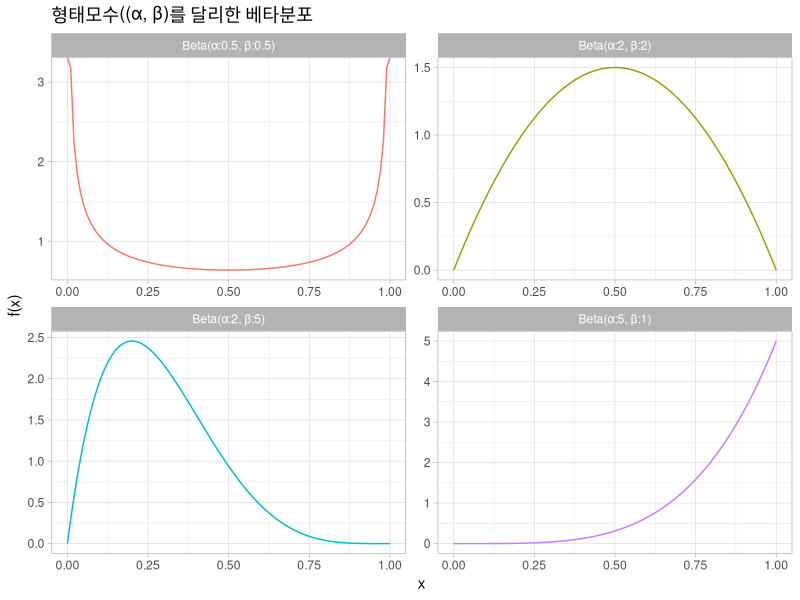
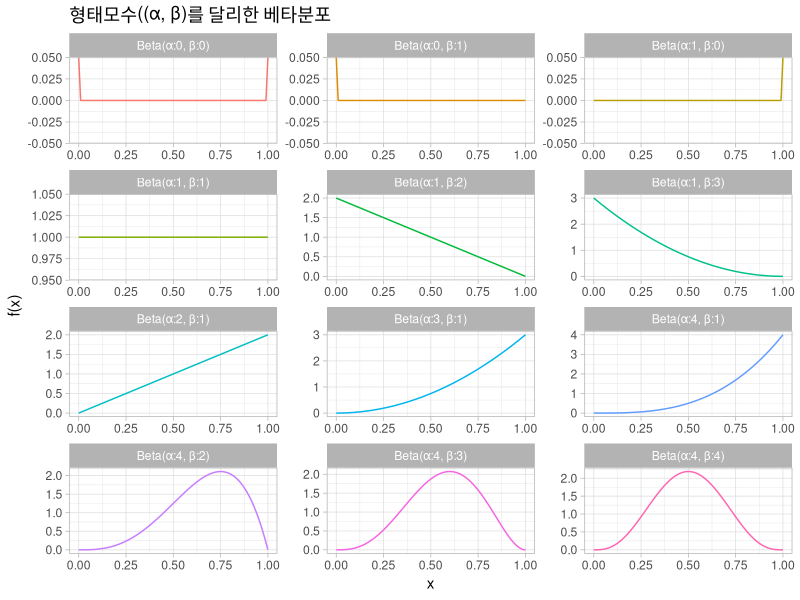
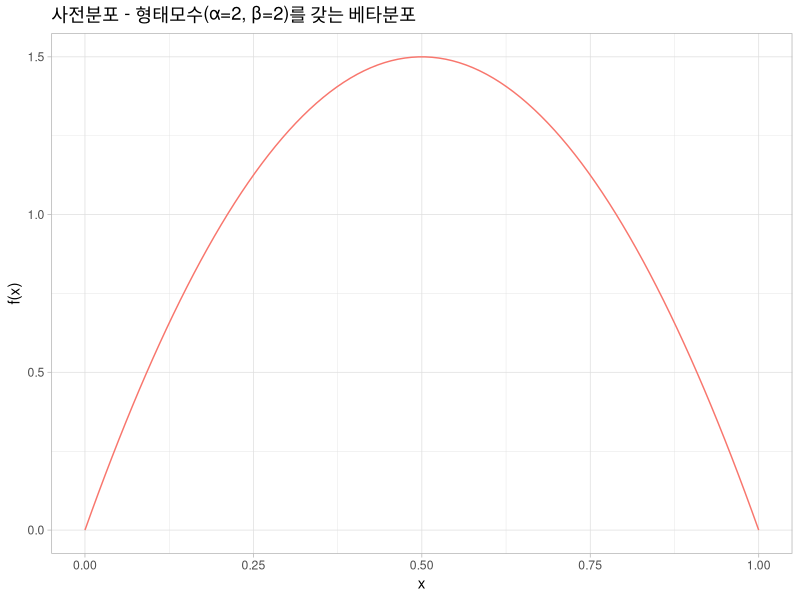
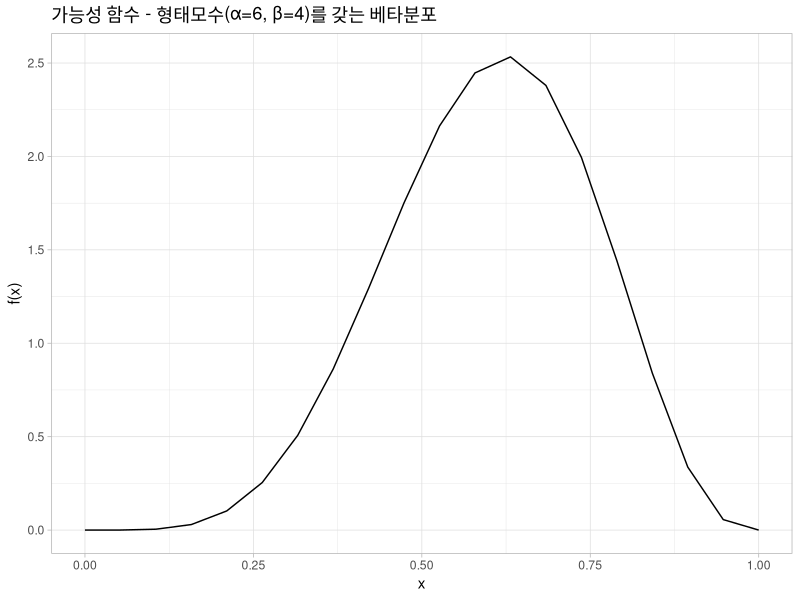
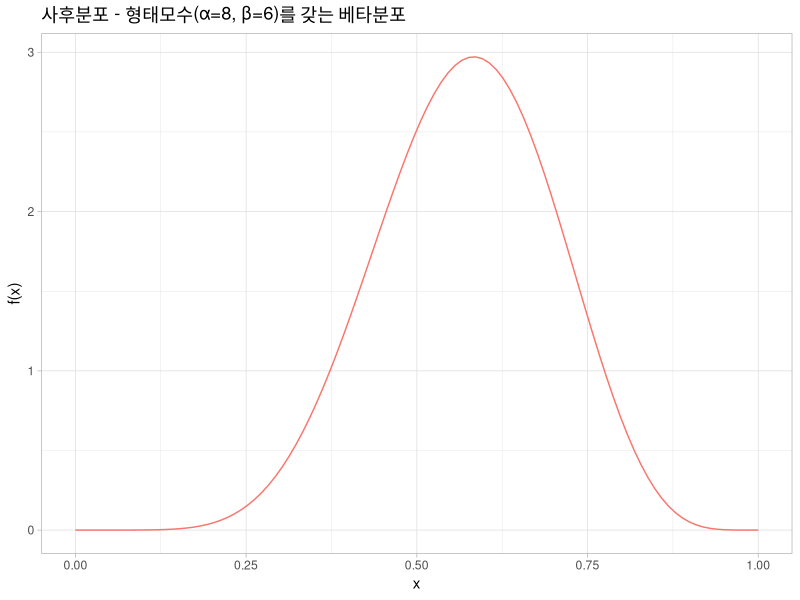
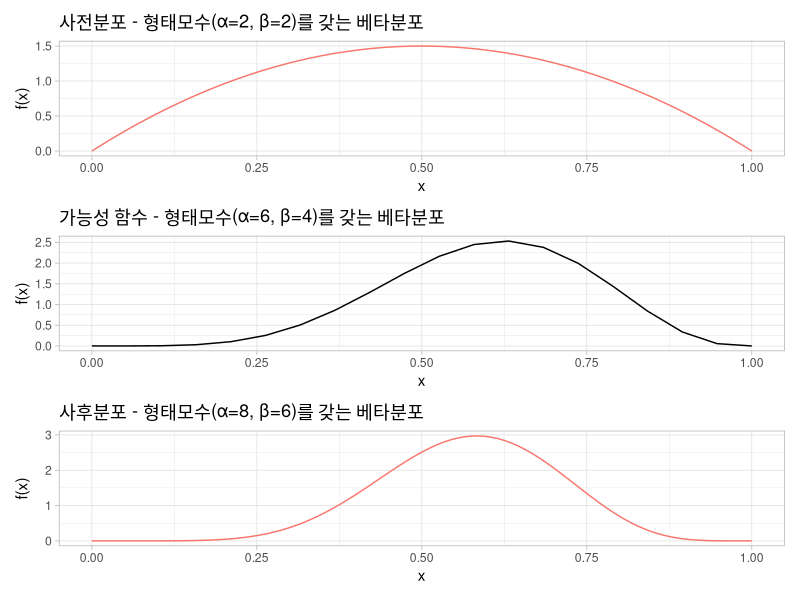
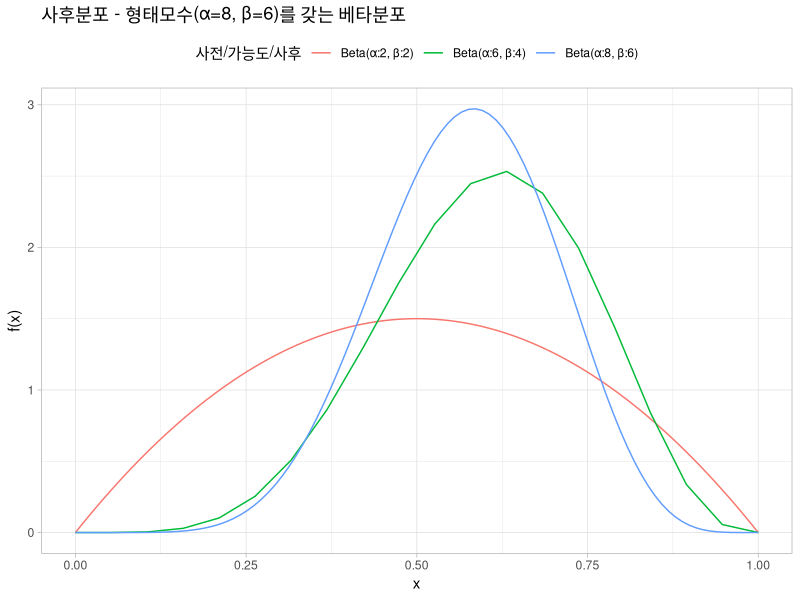

These figures' R source, in order:
## ---- chunk 1
library(tidyverse)

beta_param <- tribble(~"alpha", ~"beta",
                      0.5, 0.5,
                      2,  5,
                      5,  1,
                      2,  2)

beta_tbl <- beta_param %>% 
  mutate(x = map2(0, 1, seq, length = 100)) %>% 
  unnest(x) %>% 
  mutate(fx = pmap_dbl(list(x, alpha, beta), dbeta)) %>%   
  mutate(분포 = glue::glue("Beta(\u03b1:{alpha}, \u03b2:{beta})"))

beta_tbl %>% 
  ggplot(aes(x = x, y = fx, color = 분포)) +
    geom_line() +
    facet_wrap(~분포, scales = "free") +
    theme_light() +
    theme(legend.position = "none") +
    labs(title = "형태모수((\u03b1, \u03b2)를 달리한 베타분포",
         x     = "x",
         y     = "f(x)") 
## ---- chunk 2
beta_param <- tribble(~"alpha", ~"beta",
                      0, 0,
                      1, 0,
                      0, 1,
                      1, 1,
                      2, 1,
                      3, 1,
                      1, 1,
                      1, 2,
                      1, 3,
                      4, 1,
                      4, 2,
                      4, 3,
                      4, 4)

beta_tbl <- beta_param %>% 
  mutate(x = map2(0, 1, seq, length = 100)) %>% 
  unnest(x) %>% 
  mutate(fx = pmap_dbl(list(x, alpha, beta), dbeta)) %>%   
  mutate(분포 = glue::glue("Beta(\u03b1:{alpha}, \u03b2:{beta})"))

beta_tbl %>% 
  ggplot(aes(x = x, y = fx, color = 분포)) +
  geom_line() +
  facet_wrap(~분포, scales = "free", ncol = 3) +
  theme_light() +
  theme(legend.position = "none") +
  labs(title = "형태모수((\u03b1, \u03b2)를 달리한 베타분포",
       x     = "x",
       y     = "f(x)") 

## ---- chunk 3
prior_param <- tribble(~"alpha", ~"beta",
                       2, 2)

prior_tbl <- prior_param %>% 
  mutate(x = map2(0, 1, seq, length = 100)) %>% 
  unnest(x) %>% 
  mutate(fx = pmap_dbl(list(x, alpha, beta), dbeta)) %>%   
  mutate(분포 = glue::glue("Beta(\u03b1:{alpha}, \u03b2:{beta})"))

prior_beta_g <- prior_tbl %>% 
  ggplot(aes(x = x, y = fx, color = 분포)) +
    geom_line() +
    theme_light() +
    theme(legend.position = "none") +
    labs(title = "사전분포 - 형태모수(\u03b1=2, \u03b2=2)를 갖는 베타분포",
         x     = "x",
         y     = "f(x)") 

prior_beta_g
## ---- chunk 4
binomial_param <- tribble(~"N", ~"n",
                            10, 6)

likelihood_tbl <- binomial_param %>% 
  mutate(N_n = N - n) %>% 
  mutate(x = map2(0, 1, seq, length = 20)) %>% 
  unnest(x) %>% 
  mutate(fx = pmap_dbl(list(x, n, N_n), dbeta)) %>%   
  mutate(분포 = glue::glue("Beta(\u03b1:{n}, \u03b2:{N_n})"))

  
likelihood_g <- likelihood_tbl %>% 
  ggplot(aes(x = x, y = fx, fill = 분포)) +
    geom_line() +
    theme_light() +
    theme(legend.position = "none") +
    labs(title = "가능성 함수 - 형태모수(\u03b1=6, \u03b2=4)를 갖는 베타분포",
         x     = "x",
         y     = "f(x)") 

likelihood_g
## ---- chunk 5
post_param <- tribble(~"alpha", ~"beta",
                       8, 6)
post_tbl <- post_param %>% 
  mutate(x = map2(0, 1, seq, length = 100)) %>% 
  unnest(x) %>% 
  mutate(fx = pmap_dbl(list(x, alpha, beta), dbeta)) %>%   
  mutate(분포 = glue::glue("Beta(\u03b1:{alpha}, \u03b2:{beta})"))

post_beta_g <- post_tbl %>% 
  ggplot(aes(x = x, y = fx, color = 분포)) +
    geom_line() +
    theme_light() +
    theme(legend.position = "none") +
    labs(title = "사후분포 - 형태모수(\u03b1=8, \u03b2=6)를 갖는 베타분포",
         x     = "x",
         y     = "f(x)") 

post_beta_g
## ---- chunk 6
library(patchwork)

prior_beta_g / likelihood_g / post_beta_g
## ---- chunk 7
prior_viz <- prior_tbl %>% 
  select(구분 = 분포, x = x, fx = fx)

likelihood_viz <- likelihood_tbl %>% 
  select(구분 = 분포, x = x, fx = fx)

post_viz <- post_tbl %>% 
  select(구분 = 분포, x = x, fx = fx)

bayes_tbl <- bind_rows(prior_viz, likelihood_viz) %>% 
  bind_rows(post_viz)

bayes_tbl %>% 
  ggplot(aes(x = x, y = fx, color = 구분)) +
    geom_line() +
    theme_light() +
    theme(legend.position = "top") +
    labs(title = "사후분포 - 형태모수(\u03b1=8, \u03b2=6)를 갖는 베타분포",
         x     = "x",
         y     = "f(x)",
         color = "사전/가능도/사후")   
